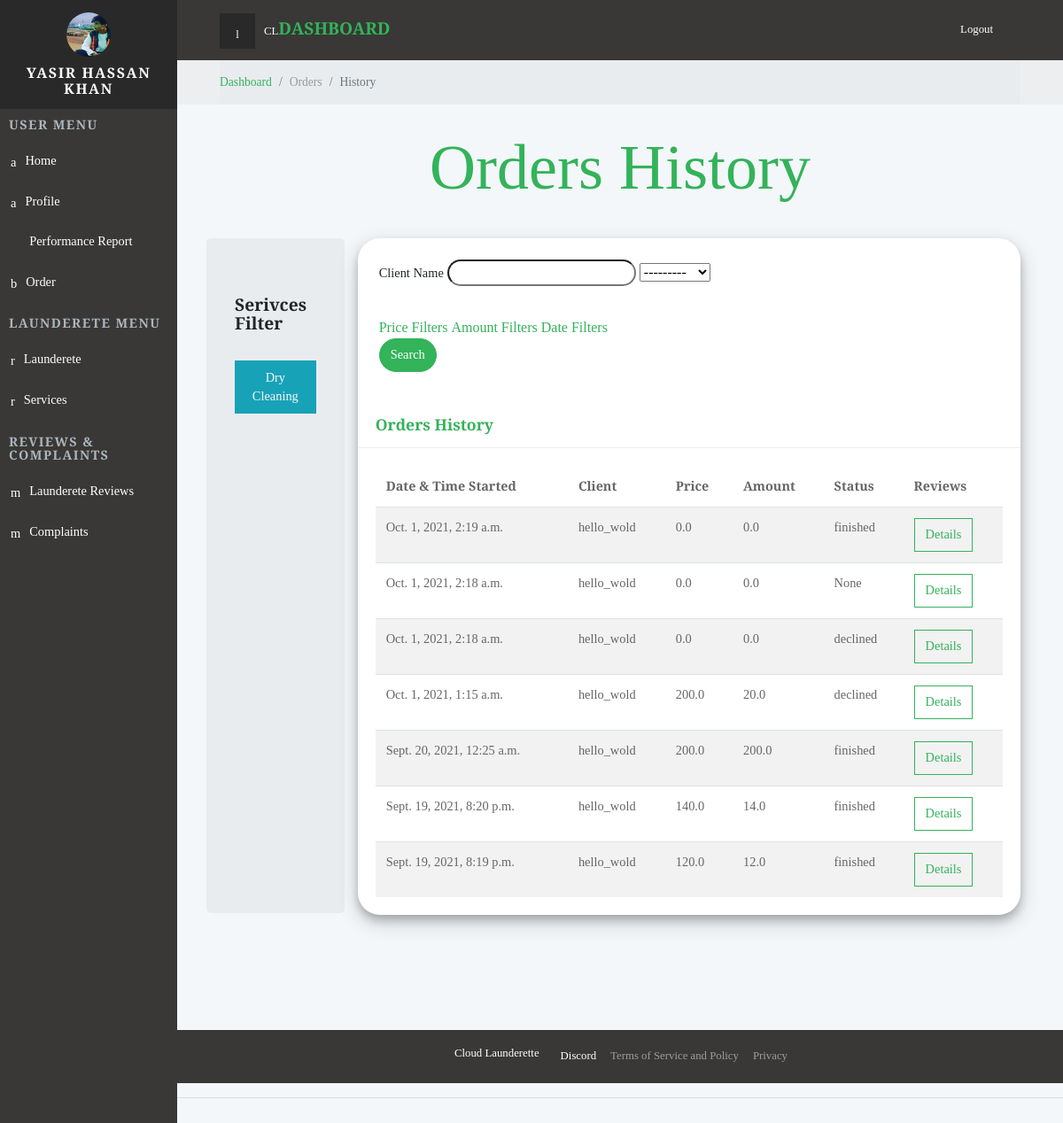
Page /dashboard/orders/history/ (signed in) on the committed database.
### backend/models.py (models this page shows, shortened)
class Launderer(models.Model):
    user = models.OneToOneField(User, on_delete=models.CASCADE, null=True)
    name = models.CharField(max_length=200, null=True)
    profile_pic = models.ImageField( default="default-profile.png")
    address = models.CharField(max_length=200, null=True)
    city = models.CharField(max_length=200, null=True)
    lat = models.FloatField(null=True, blank=True)
    lon = models.FloatField(null=True, blank=True)
    isBlocked = models.BooleanField(default=False)
    is_email_verified = models.BooleanField(default=False)
    date_joined =models.DateTimeField(auto_now_add=True)

class Services(models.Model):
    launderette = models.ForeignKey(Launderette, null=True, on_delete= models.SET_NULL)
    title = models.CharField(max_length=200,  null=True)
    price = models.FloatField(default=0)
    def __str__(self):
        return str(self.title)

class Order(models.Model):
    client = models.ForeignKey(Client, null=True, on_delete= models.SET_NULL)
    launderette = models.ForeignKey(Launderette, null=True, on_delete= models.SET_NULL)
    description = models.TextField(blank=True, null=True)
    price = models.FloatField(default=0)
    amount = models.FloatField(default=0)
    services = models.ManyToManyField(Services)
    status =models.CharField(max_length=50, blank=True, null=True, choices=StatusChoice1.choices,default=StatusChoice1.PENDING)
    date_started = models.DateTimeField(null=True, blank=True)
    date_created = models.DateTimeField(auto_now_add=True, null=True)
    date_end = models.DateTimeField(null=True,  blank=True)

class Client(models.Model):
    user = models.OneToOneField(User, on_delete=models.CASCADE, null=True)
    name = models.CharField(max_length=200, null=True)
    profile_pic = models.ImageField(default="default-profile.png")
    address = models.CharField(max_length=200, null=True)
    city = models.CharField(max_length=200, null=True)
    lat = models.FloatField(default=0)
    lon = models.FloatField(default=0)
    isBlocked = models.BooleanField(default=False)
    is_email_verified = models.BooleanField(default=False)
    date_joined =models.DateTimeField(auto_now_add=True)
    def __str__(self):
        return str(self.user)

### backend/decorators.py (the view)
		def wrapper_func(request, *args, **kwargs):
			group = None
			if request.user.groups.exists():
				group = request.user.groups.all()[0].name
			if group in allowed_roles:
				return view_func(request, *args, **kwargs)
			else:
				return HttpResponse('You are not authorized to view this page')

### frontend/templates/frontend/ordersHistory.html (shortened to what this page needs)
{%  extends 'frontend/partialview/base_template.html' %}
{% load static %}
{% block content %}
<div class="page">
  {% include 'frontend/partialview/topbar.html' %}
  <div class="breadcrumb-holder">
    <div class="container-fluid">
      <ul class="breadcrumb">
        <li class="breadcrumb-item "><a href="{% url 'dashboard' %}">Dashboard</a></li>
        <li class="breadcrumb-item "><a>Orders</a></li>
        <li class="breadcrumb-item active">History </li>
      </ul>
    </div>
  </div>
  <section class="charts">
    <div class="container-fluid">
      <header>
        <h1 class=" display-3  text-center text-primary">Orders History </h1>
      </header>
      <div class="row">
        <div class="col-2 jumbotron">
          <h3>Serivces Filter</h3>
          <ul class="nav nav-pills">
            {% for service in services %}
              <form class="my-4" id="{{service.id}}" method="POST">
                <li>
                <a class="btn btn-info text-light" onclick="document.getElementById('{{service.id}}').submit();">{{service.title}}</a>
              </li>
              </form>
            {% endfor %}
          </ul>
        </div>
        <div class="col">
          <div class="card">
            <form method="get" class="text-left">
              <div class="filters p-4">
                <div class="form-group-material">
                  <label>Client Name</label>
                  {{ordersfliter.form.client_name}}
                  {{ordersfliter.form.status}}
                </div>
                <a href="#price_filter" data-toggle="collapse">Price Filters</a>
                <a href="#amount_filter" data-toggle="collapse">Amount Filters</a>
                <a href="#date_filter" data-toggle="collapse">Date Filters</a>
                <div class="form-group">
                  <button class="my-btn btn btn-primary" type="submit">Search</button>
                </div>
              </div>
            </form>
            <div class="card-header">
              <h4 class="panel-title">
                <a data-toggle="collapse" data-parent="#accordion" href="#collapseOne" aria-expanded="true"
                  aria-controls="collapseOne">
                  Orders History
                </a>
              </h4>
            </div>
            <div class="card-body">
              <div class="table-responsive">
                <table class="table table-striped table-hover">
                  <thead>
                    <tr>
                      <th>Date & Time Started</th>
                      <th>Client</th>
                      <th>Price</th>
                      <th>Amount</th>
                      <th>Status</th>
                      <th>Reviews</th>
                    </tr>
                  </thead>
                  <tbody>
                    {% for finished in finisheds %}
                    <tr>
                      <td>{{finished.date_started}}</td>
                      <td>{{finished.client}}</td>
                      <td>{{finished.price}}</td>
                      <td>{{finished.amount}}</td>
                      <td>{{finished.status}}</td>
                      <td><a class="btn btn-md btn-outline-primary " href="{% url 'orderDetail' finished.id %}">Details</a>
                      </td>
                    </tr>
                    {% endfor %}
                  </tbody>
                </table>
              </div>
            </div>
          </div>
        </div>
      </div>
    </div>
  </section>
  <footer class="main-footer">
    {% include 'frontend/partialview/footer_navbar.html' %}
  </footer>
</div>
{% endblock content %}

### frontend/templates/frontend/partialview/header_navbar.html (shortened to what this page needs)
{% load static %}
    <nav class="side-navbar">
      <div class="side-navbar-wrapper">
        <div class="sidenav-header d-flex align-items-center justify-content-center">
          <div class="sidenav-header-inner text-center"><img src="{{launderer.profile_pic.url}}" alt="person" class="img-fluid rounded-circle">
            <h2 class="h5">{{launderer.name}}</h2>
          </div>
        </div>
        <div class="main-menu">
          <h5 class="sidenav-heading">User Menu</h5>
          <ul id="side-main-menu" class="side-menu list-unstyled">
            <li><a href="{% url 'dashboard' %}" > <i class="icon-form"></i>Home                             </a></li>
            <li><a href="{% url 'myAccount' %}"> <i class="icon-form"></i>Profile                             </a></li>
            <li class=""><a href="{% url 'Report' %}"> <i class="fa fa-bar-chart"></i>Performance Report                              </a></li>
            <li><a href="#exampledropdownDropdown2" aria-expanded="false" data-toggle="collapse"> <i class="icon-home"></i>Order </a>
            </li>
        </div>
        <div class="admin-menu">
          <h5 class="sidenav-heading">Launderete Menu</h5>
          <ul id="side-admin-menu" class="side-menu list-unstyled">
            <li> <a href="{% url 'launderette' %}"> <i class="icon-screen"> </i>Launderete</a></li>
            {% if totalLaunderette != 0 %}
              <li> <a href="{% url 'services' %}"> <i class="icon-screen"> </i>Services</a></li>
            {% endif %}
          </ul>
        </div>
        <div class="admin-menu">
          <h5 class="sidenav-heading">Reviews & Complaints</h5>
          <ul id="side-admin-menu" class="side-menu list-unstyled">
            {% if totalLaunderette != 0 %}
              <li> <a href="{% url 'laundaretteReviews' %}"> <i class="icon-flask"> </i>Launderete Reviews</a></li>
            {% endif %}
            <li> <a href="{% url 'complaints' %}"> <i class="icon-flask"> </i>Complaints</a></li>
          </ul>
        </div>
      </div>
    </nav>

### static/css/custom.css (style rules this page uses)
body { font-family: 'Playfair Display', serif !important; }
input { border-radius: 20px !important; padding-left: 7px !important; }
.card { border-radius: 25px !important; box-shadow: 0 6px 10px 0 rgba(0, 0, 0, 0.2), 0 8px 23px 0 rgba(0, 0, 0, 0.19); }
.my-btn { border-radius: 55px !important; }

### rows in the picture
Launderer: profile_pic (picture), name "YASIR HASSAN KHAN"
Services: title "Dry Cleaning"
Order: date_started "Oct. 1, 2021, 2:19 a.m.", client "hello_wold", price "0.0", amount "0.0", status "finished"
Order: date_started "Oct. 1, 2021, 2:18 a.m.", client "hello_wold", price "0.0", amount "0.0", status "None"
Order: date_started "Oct. 1, 2021, 2:18 a.m.", client "hello_wold", price "0.0", amount "0.0", status "declined"
Order: date_started "Oct. 1, 2021, 1:15 a.m.", client "hello_wold", price "200.0", amount "20.0", status "declined"
Order: date_started "Sept. 20, 2021, 12:25 a.m.", client "hello_wold", price "200.0", amount "200.0", status "finished"
Order: date_started "Sept. 19, 2021, 8:20 p.m.", client "hello_wold", price "140.0", amount "14.0", status "finished"
Order: date_started "Sept. 19, 2021, 8:19 p.m.", client "hello_wold", price "120.0", amount "12.0", status "finished"
